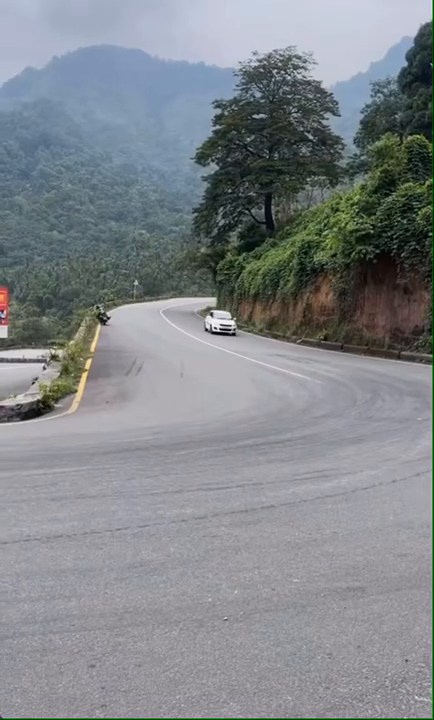
#> input picture frame 15 of yt.mp4, 434 x 720 px
$ python Forvedio.py
#> lines starting #> are read from the running program, lines starting #| are printed output that depends on the picture; after the words box and inside, x2 and y2 are one past the last pixel; in counts of white or black regions, pixels touching at a corner belong together
import cv2
import numpy as np
from sklearn.neighbors import KNeighborsClassifier

# Load video capture
cap = cv2.VideoCapture('/content/drive/MyDrive/Projectmini/yt.mp4')

# Initialize background subtractor
background_subtractor = cv2.createBackgroundSubtractorMOG2()

# Initialize K-Nearest Neighbors classifier for color detection
color_classifier = KNeighborsClassifier(n_neighbors=4)  # Increase the number of neighbors for better classification

# Load pre-trained color dataset
# For demonstration purposes, let's create a synthetic dataset
# Replace this with your actual dataset loading code
colors = ['red', 'green', 'blue', 'white', 'black']
color_values = [[255, 0, 0], [0, 255, 0], [0, 0, 255], [255, 255, 255], [0, 0, 0]]

# Train the color classifier
color_classifier.fit(color_values, colors)

# Initialize variables for speed detection
previous_frame = None
previous_bbox = None
speeds = []

# Define font and text parameters for speed overlay
font = cv2.FONT_HERSHEY_SIMPLEX
font_scale = 1
font_color = (255, 255, 255)
line_thickness = 2
speed_text_position = (50, 50)

# Define output video parameters
output_width = int(cap.get(cv2.CAP_PROP_FRAME_WIDTH))
output_height = int(cap.get(cv2.CAP_PROP_FRAME_HEIGHT))
output_fps = cap.get(cv2.CAP_PROP_FPS)
fourcc = cv2.VideoWriter_fourcc(*'XVID')
out = cv2.VideoWriter('/content/drive/MyDrive/Projectmini/Modelcheck_output.avi', fourcc, output_fps, (output_width, output_height))

# Initialize bounding box coordinates
x, y, w, h = 0, 0, 0, 0

# Loop through video frames
while(cap.isOpened()):
    ret, frame = cap.read()
#> frame is the input picture: shape (720, 434, 3); mean B, G, R 138.3, 133.9, 129.2
    if not ret:
        break

    # Convert frame to grayscale
    gray_frame = cv2.cvtColor(frame, cv2.COLOR_BGR2GRAY)
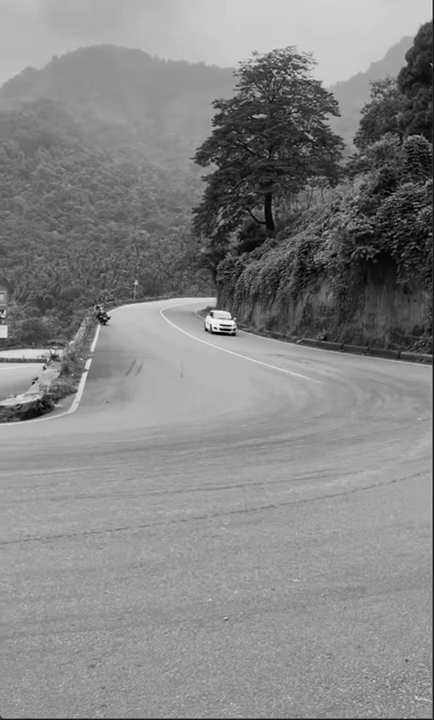
#> gray_frame: shape (720, 434); min 0, max 248, mean 133

    # Apply background subtraction
    fg_mask = background_subtractor.apply(gray_frame)
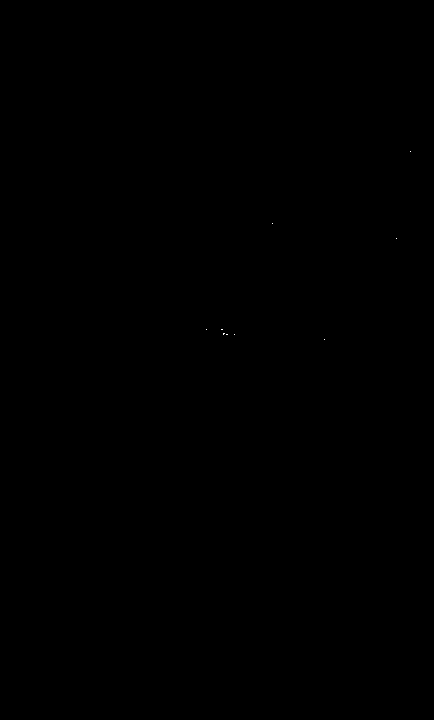
#> fg_mask: shape (720, 434); values 127 (black) and 255 (white), 0% white in thin lines or dots, all inside (x1, y1, x2, y2) = (206, 151, 411, 340)

    # Morphological operations to remove noise
    fg_mask = cv2.morphologyEx(fg_mask, cv2.MORPH_OPEN, cv2.getStructuringElement(cv2.MORPH_ELLIPSE, (5, 5)))
#> fg_mask: shape (720, 434); every value is 127
    fg_mask = cv2.dilate(fg_mask, None, iterations=2)

    # Find contours of detected objects
    contours, _ = cv2.findContours(fg_mask.copy(), cv2.RETR_EXTERNAL, cv2.CHAIN_APPROX_SIMPLE)
#> contours = [[[0, 0], [0, 719], [433, 719], [433, 0]]]

    # Reset bounding box coordinates
    x, y, w, h = 0, 0, 0, 0

    # Loop through detected contours
    for contour in contours:
        # Filter contours based on area
        if cv2.contourArea(contour) < 500:
            continue

        x, y, w, h = cv2.boundingRect(contour)

        vehicle_image = frame[y:y+h, x:x+w]

        vehicle_image = cv2.resize(vehicle_image, (100, 100))

        mean_color = np.mean(vehicle_image, axis=(0, 1))
        color_name = color_classifier.predict([mean_color])[0]

        cv2.rectangle(frame, (x, y), (x+w, y+h), (0, 255, 0), 2)
        cv2.putText(frame, f'Color: {color_name}', (x, y-10), font, font_scale, (0, 255, 0), line_thickness)

        if previous_bbox is not None:
            prev_x, prev_y, prev_w, prev_h = previous_bbox
            curr_x, curr_y, curr_w, curr_h = x, y, w, h
            prev_center = np.array([(prev_x + prev_w) / 2, (prev_y + prev_h) / 2])
            curr_center = np.array([(curr_x + curr_w) / 2, (curr_y + curr_h) / 2])
            speed = np.linalg.norm(prev_center - curr_center)
            speeds.append(speed)
#> this loop made 1 pass
#> (contour, x, y, w, h, mean_color, color_name) on pass 1: ([[0, 0], [0, 719], [433, 719], [433, 0]], 0, 0, 434, 720, [138.8, 133.9, 129.6], 'blue')
#> pass 1, `vehicle_image = cv2.resize(vehicle_image, (100, 100))`:
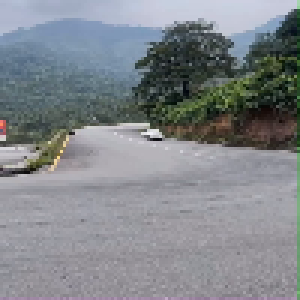
#> vehicle_image: shape (100, 100, 3) (shown 3 times larger); mean B, G, R 138.8, 133.9, 129.6
#> after the loop:
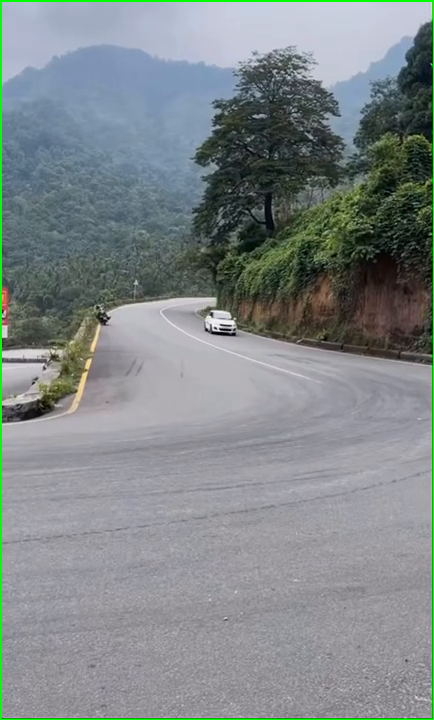
#> frame: shape (720, 434, 3); 1.11% of pixels changed, all inside (x1, y1, x2, y2) = (0, 0, 434, 720)
#> after the loop, speeds = []

    if speeds:
        average_speed = int(np.mean(speeds))
        cv2.putText(frame, f'Average Speed: {average_speed} per frame(m/s)', speed_text_position, font, font_scale, font_color, line_thickness)

    out.write(frame)

    previous_frame = gray_frame.copy()
    previous_bbox = (x, y, w, h)
#> previous_bbox = (0, 0, 434, 720)

cap.release()
out.release()
cv2.destroyAllWindows()

$ run again, starting later in the video
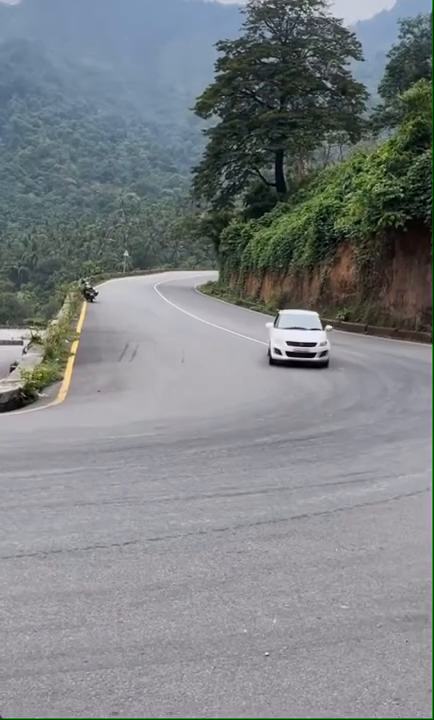
#> input picture frame 70 of yt.mp4, 434 x 720 px
#> frame is the input picture: shape (720, 434, 3); mean B, G, R 132.2, 129.5, 124.8
#> contours = [[[0, 0], [0, 719], [433, 719], [433, 0]]]
#> the loop `for contour in contours:` made 1 pass
#> (contour, x, y, w, h, mean_color, color_name) on pass 1: ([[0, 0], [0, 719], [433, 719], [433, 0]], 0, 0, 434, 720, [132.9, 129.7, 125.4], 'black')
#> pass 1, `vehicle_image = cv2.resize(vehicle_image, (100, 100))`:
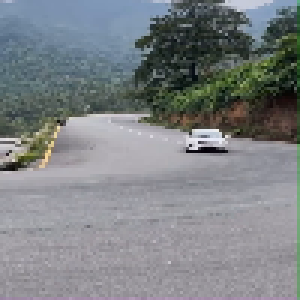
#> vehicle_image: shape (100, 100, 3) (shown 3 times larger); mean B, G, R 132.9, 129.7, 125.4
#> after the loop `for contour in contours:`:
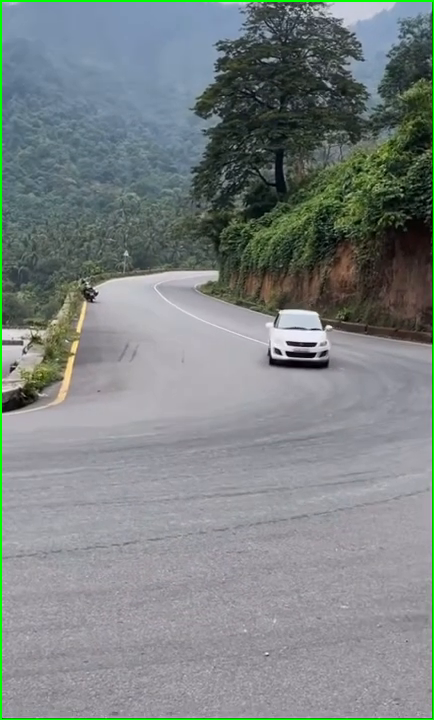
#> frame: shape (720, 434, 3); 1.11% of pixels changed, all inside (x1, y1, x2, y2) = (0, 0, 434, 720)
#> after the loop `for contour in contours:`: speeds = []
#> previous_bbox = (0, 0, 434, 720)

$ run again, starting later in the video
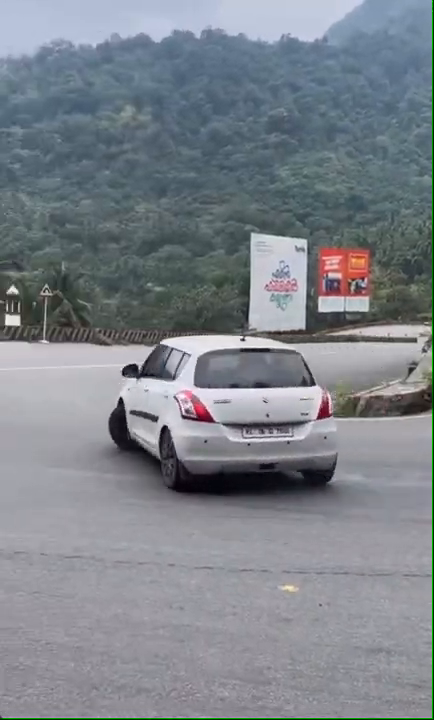
#> input picture frame 124 of yt.mp4, 434 x 720 px
#> frame is the input picture: shape (720, 434, 3); mean B, G, R 138, 130.9, 125.3
#> fg_mask: shape (720, 434); every value is 127
#> contours = [[[0, 0], [0, 719], [433, 719], [433, 0]]]
#> the loop `for contour in contours:` made 1 pass
#> (contour, x, y, w, h, mean_color, color_name) on pass 1: ([[0, 0], [0, 719], [433, 719], [433, 0]], 0, 0, 434, 720, [138.3, 130.8, 125.6], 'black')
#> pass 1, `vehicle_image = cv2.resize(vehicle_image, (100, 100))`:
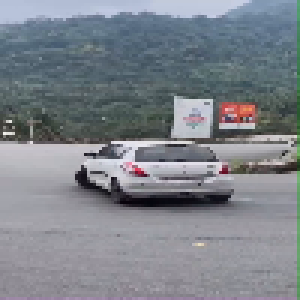
#> vehicle_image: shape (100, 100, 3) (shown 3 times larger); mean B, G, R 138.3, 130.8, 125.6
#> after the loop `for contour in contours:`:
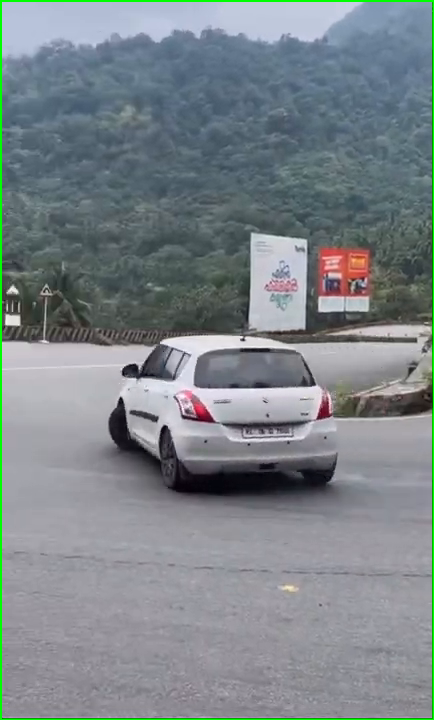
#> frame: shape (720, 434, 3); 1.11% of pixels changed, all inside (x1, y1, x2, y2) = (0, 0, 434, 720)
#> after the loop `for contour in contours:`: speeds = []
#> previous_bbox = (0, 0, 434, 720)
